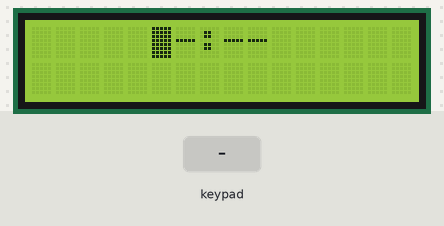
Bench run of a sketch on a simulated Arduino Uno, built with avr-gcc and run on an emulated ATmega328P. Parts: 16×2 character LCD. The test bench sets the inputs (shaded band). What the sketch prints to the serial monitor is not drawn.

Above: at 0.8 s.
0.9 s: key 'A' pressed
At 1.2 s:
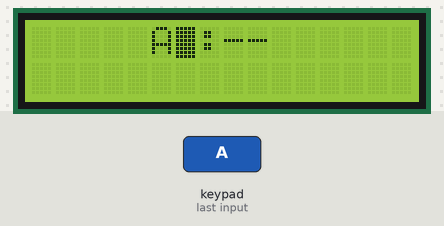
2.4 s: key 'B' pressed
At 3.6 s:
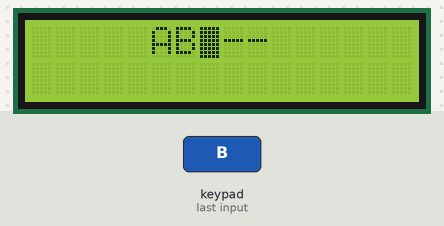
3.9 s: key 'C' pressed
At 4.7 s:
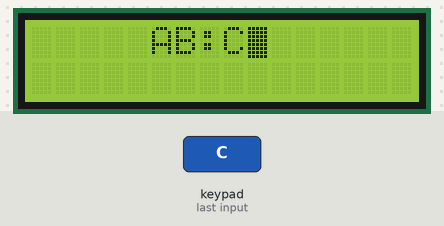
5.4 s: keypad keys 5 4 3 2 pressed 0.4 s apart
At 6.2 s:
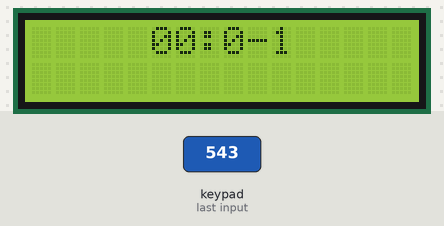
Timing chart, 0 to 8.4 s (numbered marks = the images above; inputs shaded):
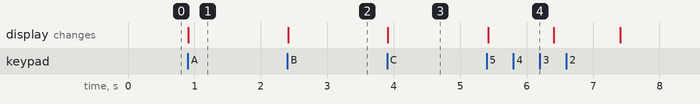

Measured:
- after the input at 0.9 s, the display: changes at once (image 1)
- after the input at 2.4 s, the display: changes at once (image 2)
- after the input at 3.9 s, the display: changes at once (image 3)
- after the input at 5.4 s, the display: changes at once (image 4)

The sketch:

timer.ino
```cpp
#include <Wire.h>
#include <LiquidCrystal_PCF8574.h>
#include <Keypad.h>

LiquidCrystal_PCF8574 lcd(0x3F);

const byte ROWS = 4; //four rows
const byte COLS = 4; //three columns

char keys[ROWS][COLS] = {
  {'1', '2', '3', 'A'},
  {'4', '5', '6', 'B'},
  {'7', '8', '9', 'C'},
  {'*', '0', '#', 'D'}
};

byte rowPins[ROWS] = { 5, 4, 3, 2};
byte colPins[COLS] = { 9, 8, 7, 6};
unsigned long last_time = 0;
String sec_str;
String min_str;
int sec=10;
int _min=0;
Keypad keypad = Keypad( makeKeymap(keys), rowPins, colPins, ROWS, COLS );


void setup() {
  // put your setup code here, to run once:
  Wire.begin();
  Wire.beginTransmission(0x3F);
  lcd.begin(16, 2);
  lcd.setBacklight(255);
  lcd.clear();
  Serial.begin(9600);
  lcd.setCursor(5, 0);
  lcd.print("--:--");
  lcd.setCursor(5, 0);
  lcd.blink();
  for (int i; i <= 1; i++) {
    char c = keypad.waitForKey();
    min_str += String(c);
    lcd.setCursor(i + 5, 0);
    lcd.print(c);
    _min = min_str.toInt();
  }
 Serial.print("1");
  for (int i; i <= 1; i++) {
    char a = keypad.waitForKey();
    sec_str += String(a);
    lcd.setCursor(i + 8, 0);
    lcd.print(a);
    sec = sec_str.toInt();
  }
   Serial.print("2");
  last_time = millis() - millis() % 100 - 1000;
  lcd.clear();
}

void loop() {
  lcd.noBlink();
  if (millis() - millis() % 100 - last_time == 1000) {
    if (sec <= 0 && _min > 0) {
      --_min;
      sec = 59;
    }
    --sec;
    lcd.setCursor(5, 0);

    if (_min < 10 && sec < 10) {
      lcd.print("0" + String(_min) + ":"  + "0" + String(sec));
    }
    else if (sec < 10) {
      lcd.print(String(_min) + ":" + "0" + String(sec));
    }
    else if (_min < 10) {
      lcd.print("0" + String(_min) + ":"  + String(sec));
    }
    else {
      lcd.print(String(_min) + ":" + String(sec));
    }
    last_time = millis() - millis() % 100;
  }

  if (sec == 0 && _min == 0) {
    lcd.clear();
    lcd.setCursor(2, 0);
    lcd.print("time is over");
    delay(1000);
    while(1){}
  }

}
```
